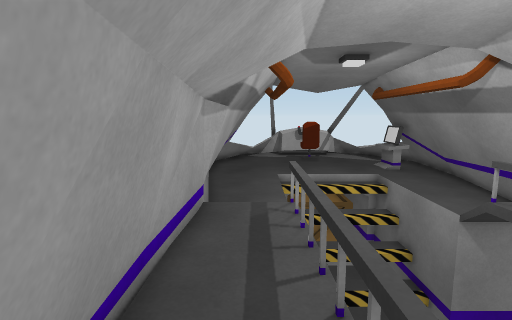
View 1 (above)

13 first-person views from a walk through a Unity game level. The camera is 1.4 m above the floor, tilts 8° down and sees 80° across. The floor is counted in squares, 0.53 m on a side. Each view is taken from the middle of a square. On the plan, view 1 faces up. The plan holds only what a view shows up to about 20 squares ahead; the rest is blank. The place goes on beyond the plan. The player character is not drawn.

View 2
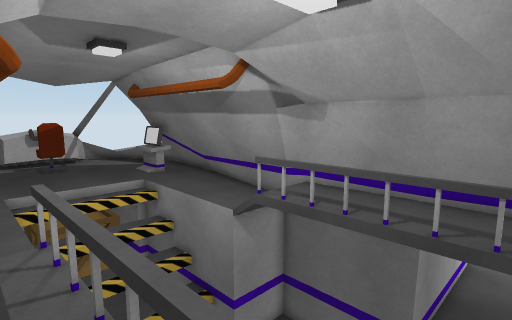

View 3
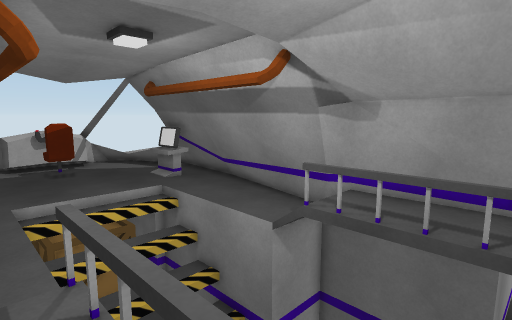

View 4
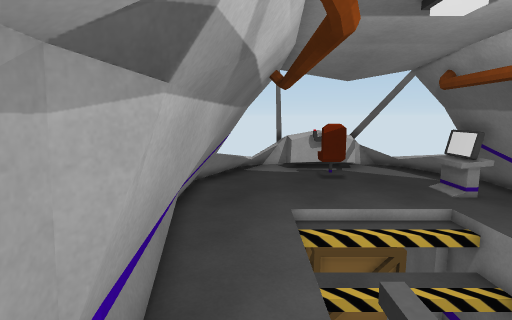

View 5
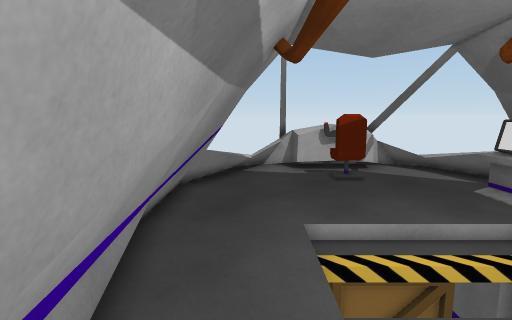

View 6
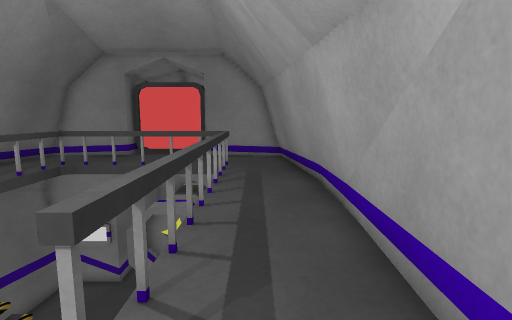

View 7
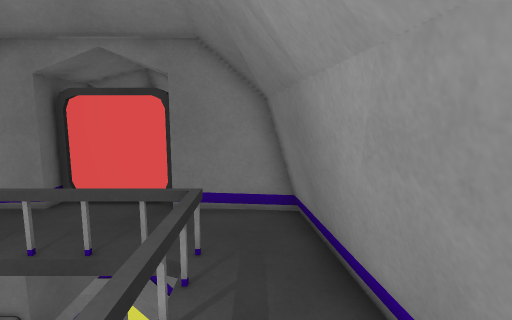

View 8
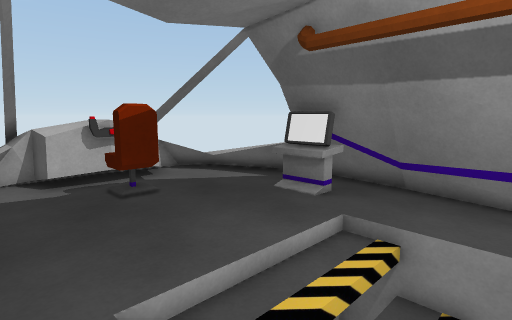

View 9
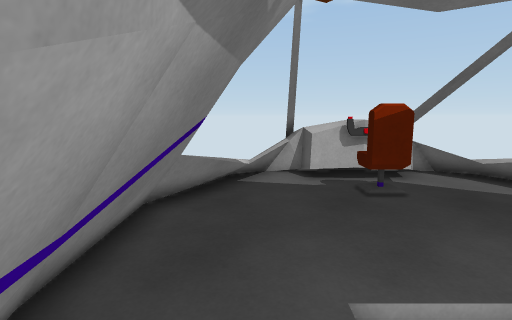

View 10
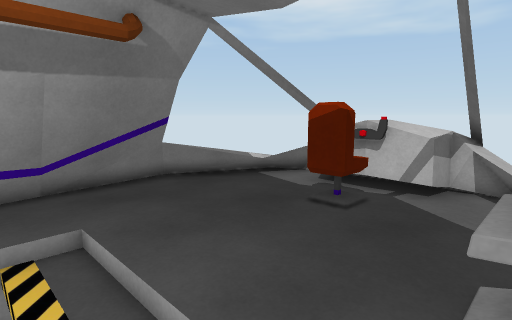

View 11
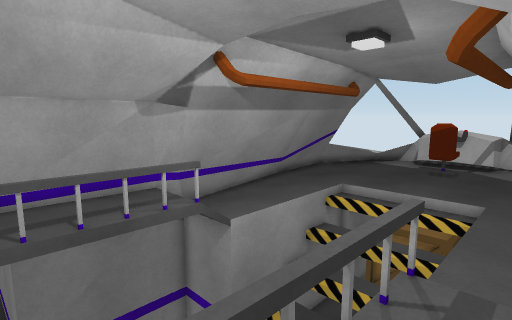

View 12
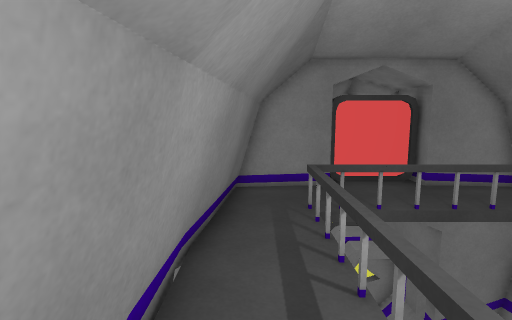

View 13
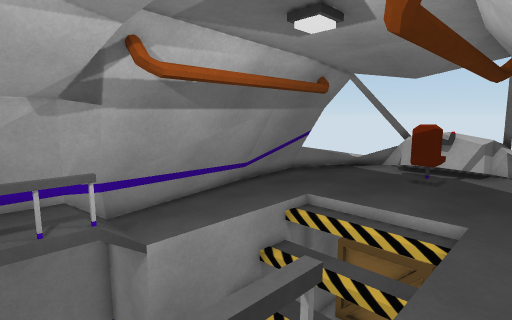

### Floor plan
Key: @ floor where view 1 was taken; # wall or solid block; . main floor; : floor 0.25 m higher than the main floor; - floor 0.25 m lower than the main floor; + floor 0.5 m higher than the main floor; / step, stairs or slope; = window, fence, low wall or low ledge; ^ raised ledge; v drop or lower ground; O other object.
Columns run from 2 left of view 1 to 10 right of it. Each row starts with its distance up from view 1.
 29    ^^    ^
 28    =^^ ^^^^
 27   O/^^^^^#=:
 26  //#:^^^^#:O
 25  /::::^^::://
 24 :=::::#^::::/
 23 =:::::::::::=
 22 ##:::::::::##
 21 ##.:::::::=##
 20  #........=##
 19  #.........##
 18  #..//////..#
 17  #..------..#
 16  #..vvvvvv..#
 15  #..vvvvvv..#
 14  #.. vvvvv..#
 13  #..vvvvvv..#
 12  #..v vv v..#
 11  #..     v..#
 10  #/v     v//#
  9  #+=     ==+#
  8  #+=     ==+#
  7  #+=     ==+#
  6  #+=     ==+#
  5  #+=     ==+#
  4  #+=     ==+#
  3  #+=     ==##
  2  #+=     ==##
  1  #+=     ==#
  0  #@=vvvvv==#
 -1  #+========#
 -2  ##++++++++#
 -3  ### ++++ ##
 -4     ######

Positions as (right, up) in squares from view 1, and headings:
1: (0, 0), facing up
2: (0, 2), facing up-right
3: (0, 4), facing up-right
4: (0, 7), facing up
5: (0, 10), facing up
6: (0, 11), facing down
7: (0, 5), facing down
8: (0, 14), facing up-right
9: (0, 14), facing up
10: (9, 16), facing up-left
11: (9, 4), facing up-left
12: (9, 8), facing down
13: (9, 7), facing up-left
